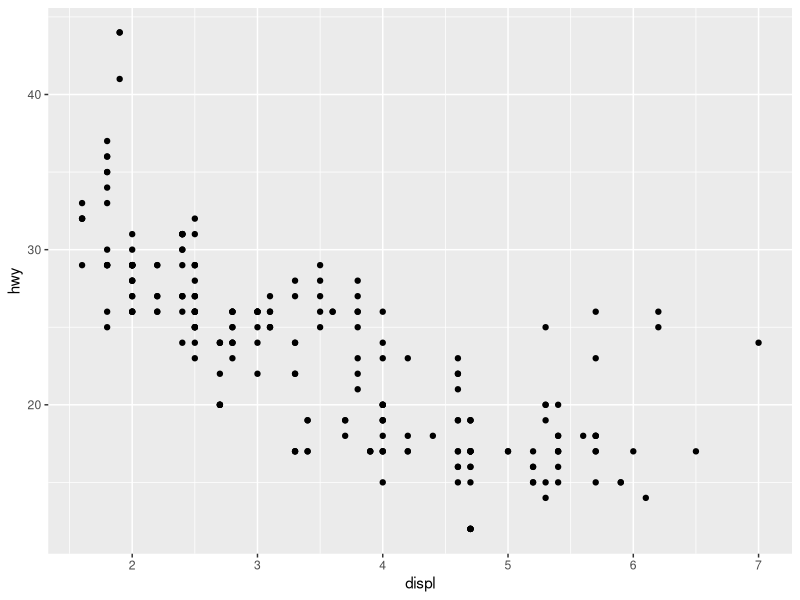
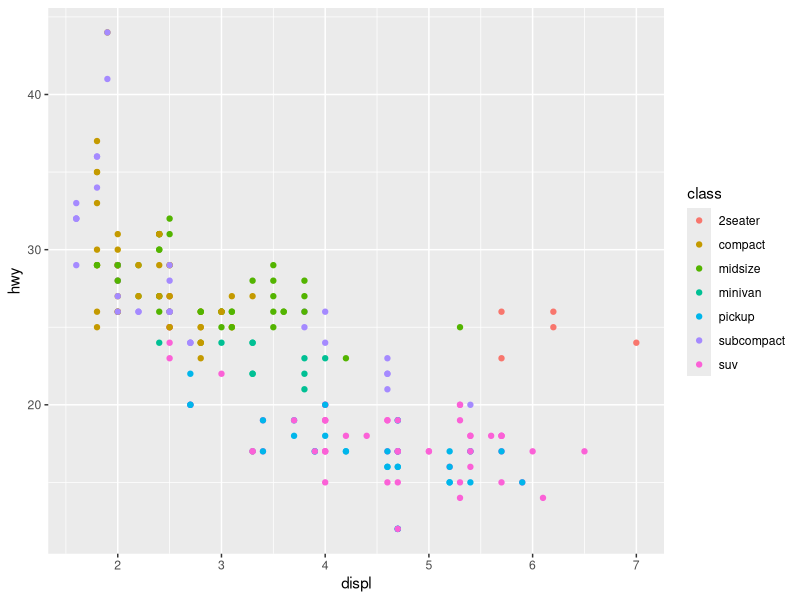
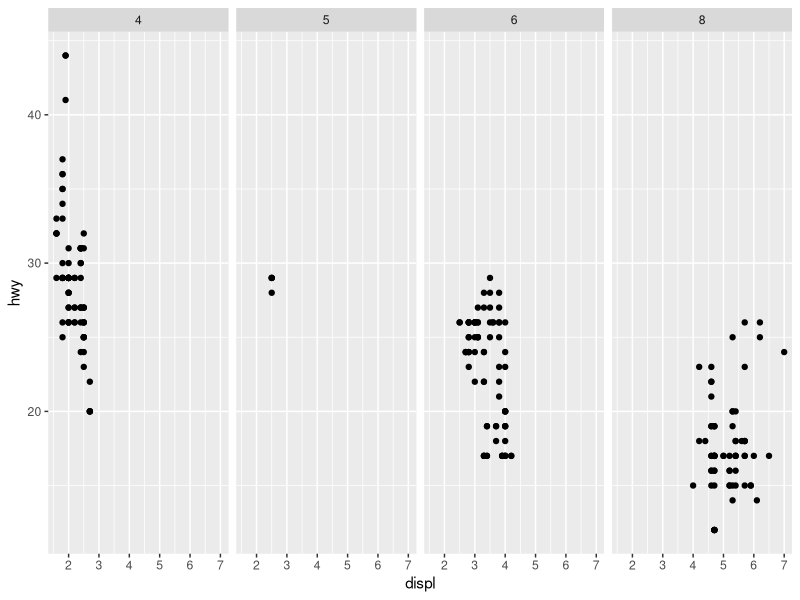
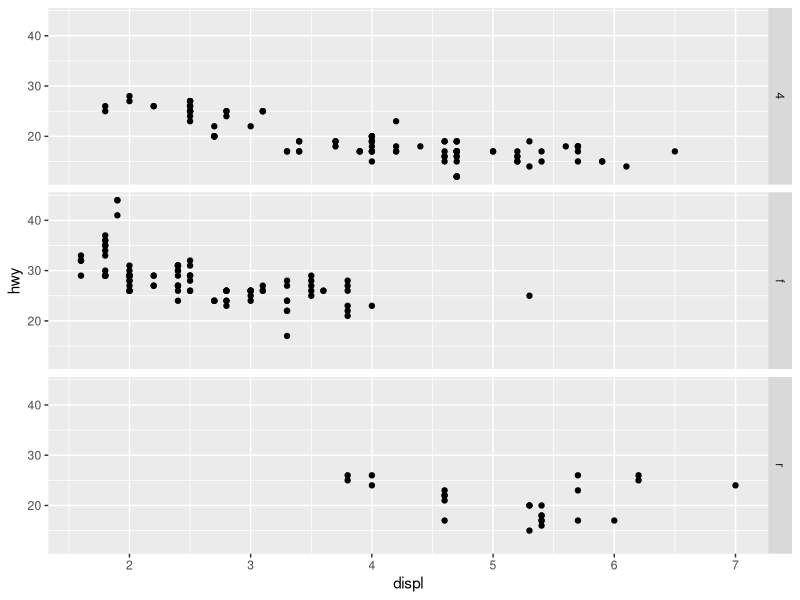
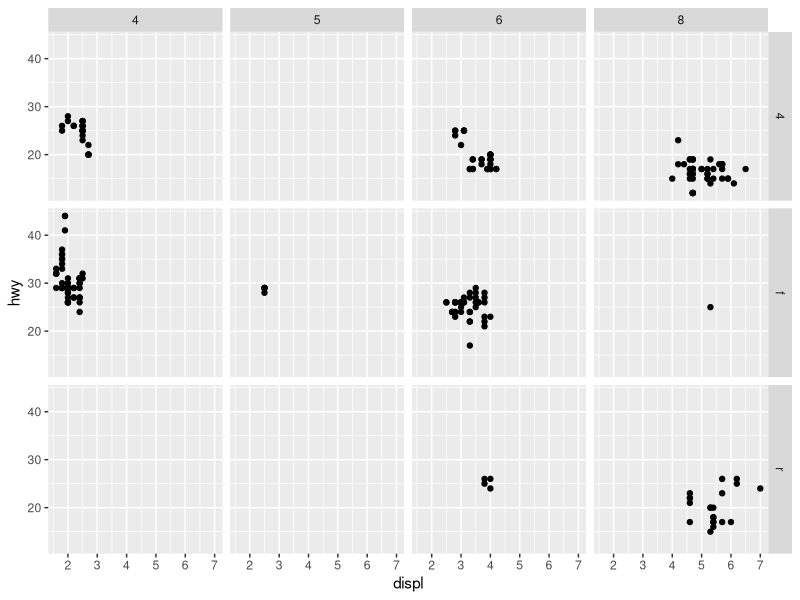
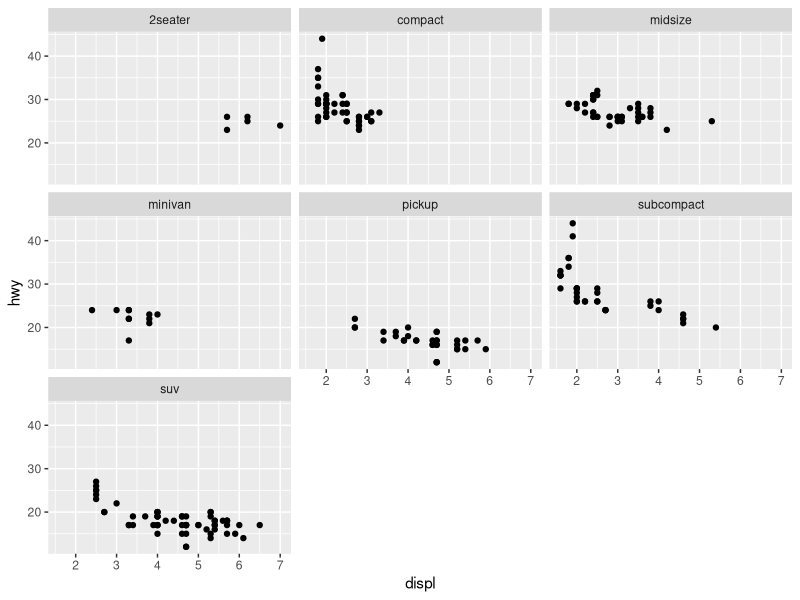
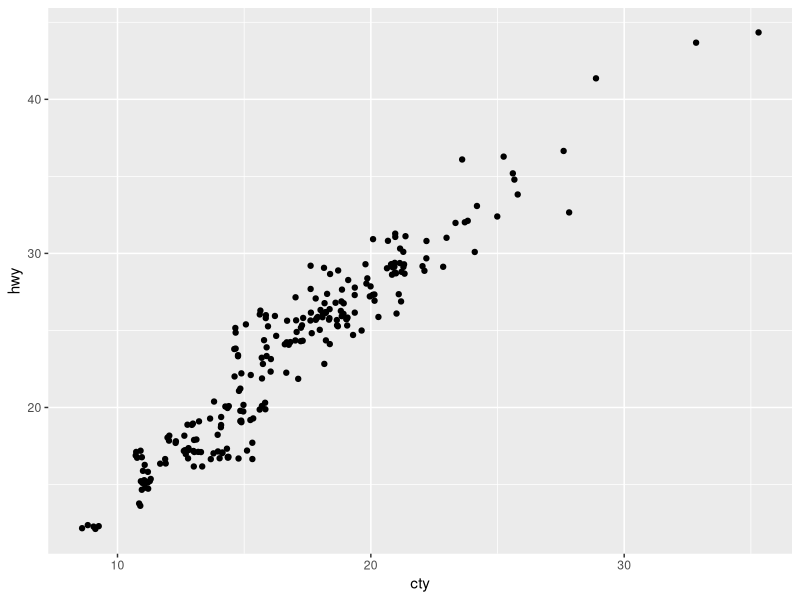
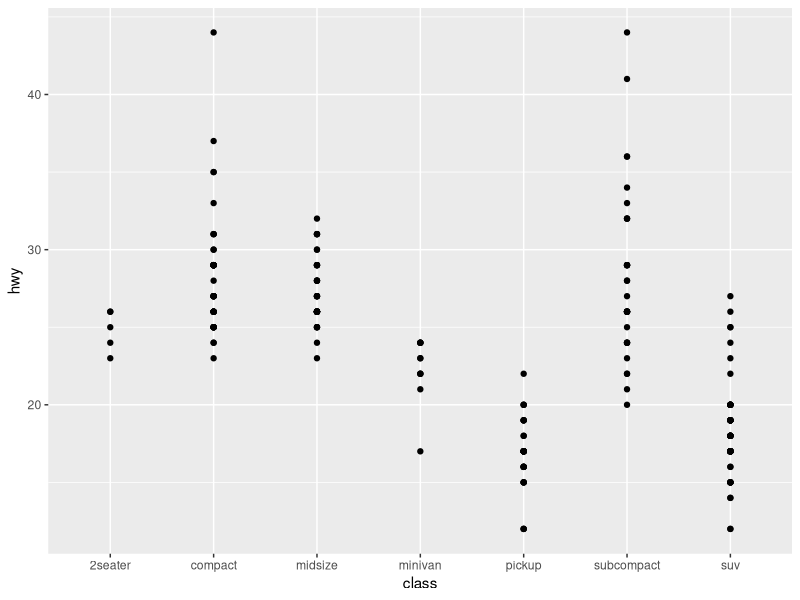

Source code (R) for these figures, in order:
#' ---
#' title: "Lecture 1 for Hadley Wickham's STAT 405 at Rice U. \t Introductions, R & 
#' ggplot2"
#' author: "Mark Blackmore"
#' date: "`r format(Sys.Date())`"
#' output: github_document
#' ---

library(ggplot2)

#' ## Five ways to explore the data
# ?mpg
head(mpg)
str(mpg)
summary(mpg)
qplot(displ, hwy, data = mpg)

#' ## Quick plots
qplot(displ, hwy, colour = class, data = mpg)
qplot(displ, hwy, data = mpg) +
  facet_grid(. ~ cyl)
qplot(displ, hwy, data = mpg) +
  facet_grid(drv ~ .)
qplot(displ, hwy, data = mpg) +
  facet_grid(drv ~ cyl)
qplot(displ, hwy, data = mpg) +
  facet_wrap(~ class)
qplot(cty, hwy, data = mpg, geom = "jitter")
qplot(class, hwy, data = mpg)

#' ## Quick Plots - change plot order with reorder()
qplot(reorder(class, hwy), hwy, data = mpg)
qplot(reorder(class, hwy), hwy, data = mpg, geom = "boxplot")
qplot(reorder(class, hwy, median), hwy, data = mpg, geom = "boxplot")
qplot(reorder(class, hwy, median), hwy, data = mpg, geom = c("boxplot", "jitter"))
